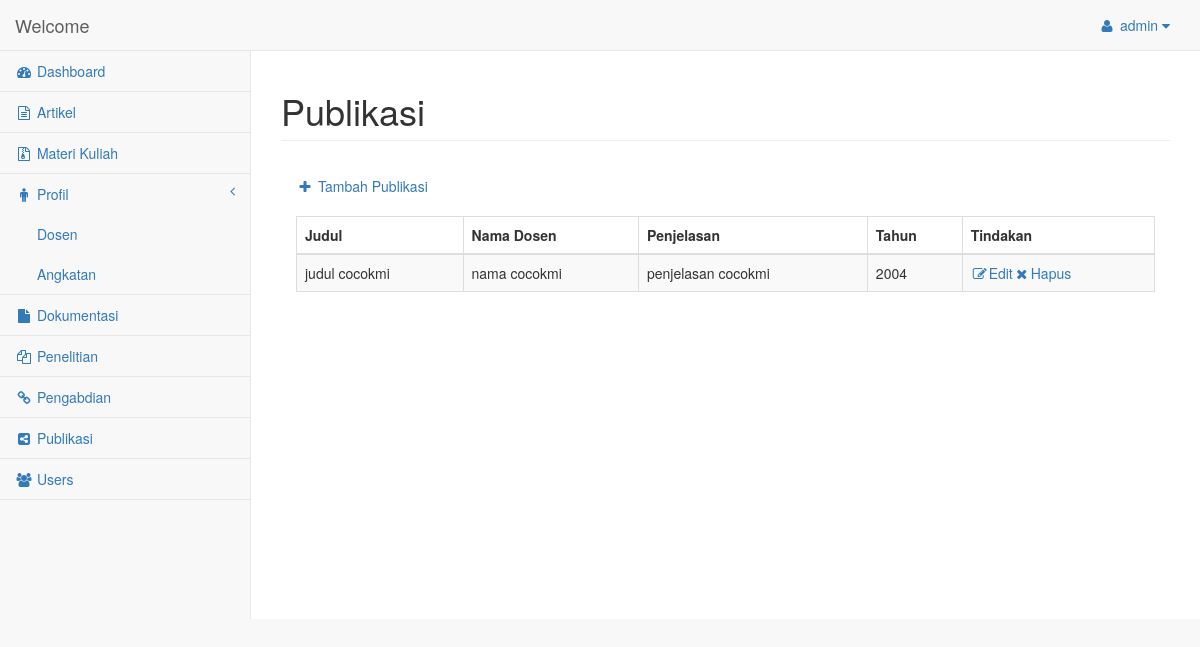
Page /publikasi.php (signed in) on the committed database.
### tables this page shows
CREATE TABLE IF NOT EXISTS `publikasi` (
  `id` int(3) NOT NULL AUTO_INCREMENT,
  `judul` varchar(125) NOT NULL,
  `penjelasan` varchar(255) NOT NULL,
  `tahun` varchar(4) NOT NULL,
  `nama_dosen` varchar(100) NOT NULL,
  PRIMARY KEY (`id`)
);

### publikasi.php (the view, shortened to what this page needs)
<?php
  $username = $_SESSION['user'];
?>
<!DOCTYPE html>
<html lang="en">
<head>
      <link href="bower_components/bootstrap/dist/css/bootstrap.min.css" rel="stylesheet">
      <link href="bower_components/metisMenu/dist/metisMenu.min.css" rel="stylesheet">
      <link href="dist/css/timeline.css" rel="stylesheet">
      <link href="dist/css/sb-admin-2.css" rel="stylesheet">
      <link href="bower_components/morrisjs/morris.css" rel="stylesheet">
      <link href="bower_components/font-awesome/css/font-awesome.min.css" rel="stylesheet" type="text/css">
</head>
<body>
    <div id="wrapper">
        <nav class="navbar navbar-default navbar-static-top" role="navigation" style="margin-bottom: 0">
            <div class="navbar-header">
                <a class="navbar-brand" href="dashboard.php">Welcome</a>
            </div>
            <ul class="nav navbar-top-links navbar-right">
                <li class="dropdown">
                    <a class="dropdown-toggle" data-toggle="dropdown" href="#">
                       <i class="fa fa-user fa-fw"></i> <?php echo $username ?> <i class="fa fa-caret-down"></i>
                    </a>
                </li>
            </ul>
            <div class="navbar-default sidebar" role="navigation">
                <div class="sidebar-nav navbar-collapse">
                    <ul class="nav" id="side-menu">
                      <li>
                          <a href="dashboard.php"><i class="fa fa-dashboard fa-fw"></i> Dashboard</a>
                      </li>
                      <li>
                          <a href="artikel.php"><i class="fa fa-file-text-o fa-fw"></i> Artikel</a>
                      </li>
                      <li>
                          <a href="materikuliah.php"><i class="fa fa-file-archive-o fa-fw"></i> Materi Kuliah</a>
                      </li>
                      <li>
                        <a href="#"><i class="fa fa-male fa-fw"></i> Profil<span class="fa arrow"></span></a>
                        <ul class="nav nav-second-level">
                          <li>
                              <a href="dosen.php">Dosen</a>
                          </li>
                          <li>
                              <a href="angkatan.php">Angkatan</a>
                          </li>
                        </ul>
                      </li>
                      <li>
                          <a href="dokumentasi.php"><i class="fa fa-file fa-fw"></i> Dokumentasi</a>
                      </li>
                      <li>
                          <a href="penelitian.php"><i class="fa fa-files-o fa-fw"></i> Penelitian</a>
                      </li>
                      <li>
                          <a href="pengabdian.php"><i class="fa fa-link fa-fw"></i> Pengabdian</a>
                      </li>
                      <li>
                          <a href="publikasi.php"><i class="fa fa-share-alt-square fa-fw"></i> Publikasi</a>
                      </li>
                      <li>
                          <a href="users.php"><i class="fa fa-users fa-fw"></i> Users</a>
                      </li>
                    </ul>
                </div>
            </div>
        </nav>
        <div id="page-wrapper">
            <div class="row">
                <div class="col-lg-12">
                    <h1 class="page-header">Publikasi</h1>
                </div>
            </div>
            <div class="row">
                <div class="col-lg-12">
                    <div class="panel-body">
                        <a href="tambahpublikasi.php"><i class="fa fa-plus fa-fw"></i> Tambah Publikasi</a><br><br>
                        <div class="dataTable_wrapper">
                            <table class="table table-striped table-bordered table-hover" id="dataTables-example">
                                <thead>
                                    <tr>
                                        <th>Judul </th>
                                        <th>Nama Dosen</th>
                                        <th>Penjelasan</th>
                                        <th>Tahun</th>
                                        <th>Tindakan</th>
                                    </tr>
                                </thead>
                                <tbody>
                                    <?php
                                        $pdo = Database::connect();
                                        $sql = 'Select * From publikasi';
                                        foreach ($pdo->query($sql) as $row) {
                                            echo '<tr class="even gradeA">';
                                            echo '<td>'. $row['judul'] .'</td>';
                                            echo '<td>'. $row['nama_dosen'] .'</td>';
                                            echo '<td>'. $row['penjelasan'] .'</td>';
                                            echo '<td>'. $row['tahun'] .'</td>';
                                            echo '<td class="center"><a href="editpublikasi.php?id='.$row['id'].'"><i class="fa fa-edit fa-fw"></i>Edit</a><a href="deletepublikasi.php?id='.$row['id'].'"><i class="fa fa-close fa-fw"></i>Hapus</a></td>';
                                            echo '</tr>';
                                        }
                                    ?>
                                </tbody>
                            </table>
                        </div>
                    </div>
                </div>
            </div>
        </div>
    </div>
</body>
</html>

### rows in the picture
publikasi: judul "judul cocokmi", nama_dosen "nama cocokmi", penjelasan "penjelasan cocokmi", tahun "2004"

### other values in the picture
$username "admin"
